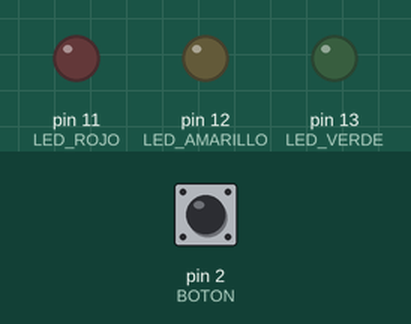
A sketch run on a simulated Arduino Uno, built with avr-gcc and run on an emulated ATmega328P. Parts: output pins drawn as LEDs (lit = HIGH). Dashed ring = blinking. The test bench sets the inputs (shaded band); at power-on: pin 2 (BOTON) HIGH.

Above: at 1.2 s.
1.3 s: pin 2 (BOTON) pulled LOW for 0.15 s
At 3.0 s:
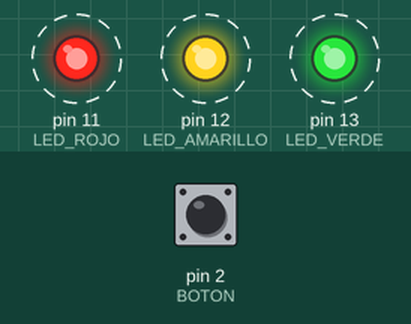
4.4 s: pin 2 (BOTON) pulled LOW for 1 s
At 8.0 s:
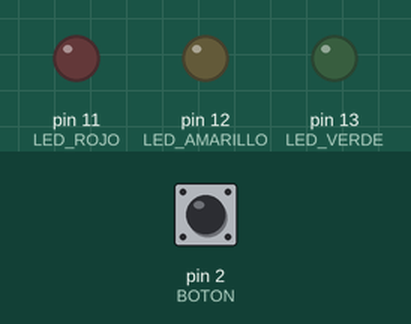
8.3 s: pin 2 (BOTON) pulled LOW for 3.2 s
At 10.0 s:
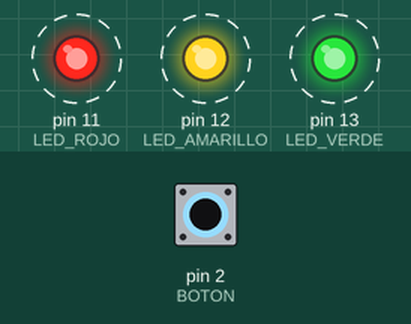
Timing chart, 0 to 12.3 s (numbered marks = the images above; inputs shaded):
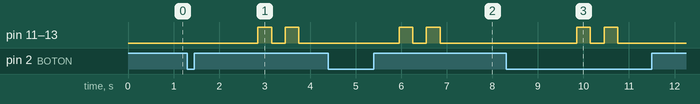

The sketch:

Semaforo_v2_Pulsador_.ino
```cpp
#define LED_VERDE 13
#define LED_AMARILLO 12
#define LED_ROJO 11
#define BOTON 2

// ----- MÁQUINA DE ESTADOS -----
enum EstadoSistema {
  ESPERANDO,
  EVALUANDO,
  ACCION_A,
  ACCION_B,
  ACCION_C,
  ERROR_PATRON
};

EstadoSistema estadoActual = ESPERANDO;

// ----- VARIABLES DE BOTÓN Y DEBOUNCE -----
int estadoBotonActual = HIGH;
int estadoBotonAnterior = HIGH;
unsigned long tiempoUltimoRebote = 0;
const unsigned long TIEMPO_DEBOUNCE = 50;

// ----- VARIABLES DE PATRONES -----
int pulsaciones = 0;
unsigned long intervalos[3];
unsigned long tiempoUltimoClic = 0;
const unsigned long TIMEOUT = 1500;

// ----- VARIABLES DE ACCIONES -----
unsigned long tiempoAccion = 0;
int pasoAccion = 0;
bool estadoLed = false;

void setup() {
  pinMode(LED_VERDE, OUTPUT);
  pinMode(LED_AMARILLO, OUTPUT);
  pinMode(LED_ROJO, OUTPUT);
  pinMode(BOTON, INPUT_PULLUP);
}

void loop() {

  unsigned long tiempoActual = millis();

  // -------- LECTURA CON DEBOUNCE --------
  int lectura = digitalRead(BOTON);

  if (lectura != estadoBotonAnterior) {
    tiempoUltimoRebote = tiempoActual;
  }

  if ((tiempoActual - tiempoUltimoRebote) > TIEMPO_DEBOUNCE) {

    if (lectura != estadoBotonActual) {
      estadoBotonActual = lectura;

      if (estadoBotonActual == LOW && estadoActual == ESPERANDO) {

        if (pulsaciones == 0) {
          pulsaciones = 1;
        } else {
          unsigned long delta = tiempoActual - tiempoUltimoClic;
          if (pulsaciones <= 3) {
            intervalos[pulsaciones - 1] = delta;
          }
          pulsaciones++;
        }

        tiempoUltimoClic = tiempoActual;
      }
    }
  }

  estadoBotonAnterior = lectura;

  // -------- TIMEOUT --------
  if (estadoActual == ESPERANDO &&
      pulsaciones > 0 &&
      (tiempoActual - tiempoUltimoClic > TIMEOUT)) {

    estadoActual = EVALUANDO;
  }

  // -------- MÁQUINA DE ESTADOS --------
  switch (estadoActual) {

    case ESPERANDO:
      break;

    case EVALUANDO:

      // Patrón A → 3 rápidas (<500ms)
      if (pulsaciones == 3 &&
          intervalos[0] < 500 &&
          intervalos[1] < 500) {

        estadoActual = ACCION_A;
        tiempoAccion = tiempoActual;
        digitalWrite(LED_VERDE, HIGH);
      }

      // Patrón B → 2 lentas (600–1200ms)
      else if (pulsaciones == 2 &&
               intervalos[0] >= 600 &&
               intervalos[0] <= 1200) {

        estadoActual = ACCION_B;
        tiempoAccion = tiempoActual;
        digitalWrite(LED_AMARILLO, HIGH);
      }

      // Patrón C → rápido–lento–rápido
      else if (pulsaciones == 4 &&
               intervalos[0] < 500 &&
               intervalos[1] >= 600 && intervalos[1] <= 1200 &&
               intervalos[2] < 500) {

        estadoActual = ACCION_C;
        tiempoAccion = tiempoActual;
        pasoAccion = 0;
        estadoLed = true;
        digitalWrite(LED_ROJO, HIGH);
      }

      else {
        estadoActual = ERROR_PATRON;
        tiempoAccion = tiempoActual;
        pasoAccion = 0;
        estadoLed = true;
        digitalWrite(LED_VERDE, HIGH);
        digitalWrite(LED_AMARILLO, HIGH);
        digitalWrite(LED_ROJO, HIGH);
      }

      pulsaciones = 0;
      break;

    case ACCION_A:
      if (tiempoActual - tiempoAccion >= 1000) {
        digitalWrite(LED_VERDE, LOW);
        estadoActual = ESPERANDO;
      }
      break;

    case ACCION_B:
      if (tiempoActual - tiempoAccion >= 2000) {
        digitalWrite(LED_AMARILLO, LOW);
        estadoActual = ESPERANDO;
      }
      break;

    case ACCION_C:
      if (tiempoActual - tiempoAccion >= 150) {

        tiempoAccion = tiempoActual;
        estadoLed = !estadoLed;
        digitalWrite(LED_ROJO, estadoLed);
        pasoAccion++;

        if (pasoAccion >= 10) {
          digitalWrite(LED_ROJO, LOW);
          estadoActual = ESPERANDO;
        }
      }
      break;

    case ERROR_PATRON:
      if (tiempoActual - tiempoAccion >= 300) {

        tiempoAccion = tiempoActual;
        estadoLed = !estadoLed;

        digitalWrite(LED_VERDE, estadoLed);
        digitalWrite(LED_AMARILLO, estadoLed);
        digitalWrite(LED_ROJO, estadoLed);

        pasoAccion++;

        if (pasoAccion >= 4) {
          digitalWrite(LED_VERDE, LOW);
          digitalWrite(LED_AMARILLO, LOW);
          digitalWrite(LED_ROJO, LOW);
          estadoActual = ESPERANDO;
        }
      }
      break;
  }
}
```

Measured:
- after the input at 1.3 s, pin 11 (LED_ROJO), pin 12 (LED_AMARILLO), pin 13 (LED_VERDE): alternates HIGH for 0.30 s and LOW for 0.30 s, starting after 1.6 s
- after the input at 4.4 s, pin 11 (LED_ROJO), pin 12 (LED_AMARILLO), pin 13 (LED_VERDE): alternates HIGH for 0.30 s and LOW for 0.30 s, 4 changes in all, then stays LOW, starting after 1.6 s
- after the input at 8.3 s, pin 11 (LED_ROJO), pin 12 (LED_AMARILLO), pin 13 (LED_VERDE): alternates HIGH for 0.30 s and LOW for 0.30 s, 4 changes in all, then stays LOW, starting after 1.6 s
